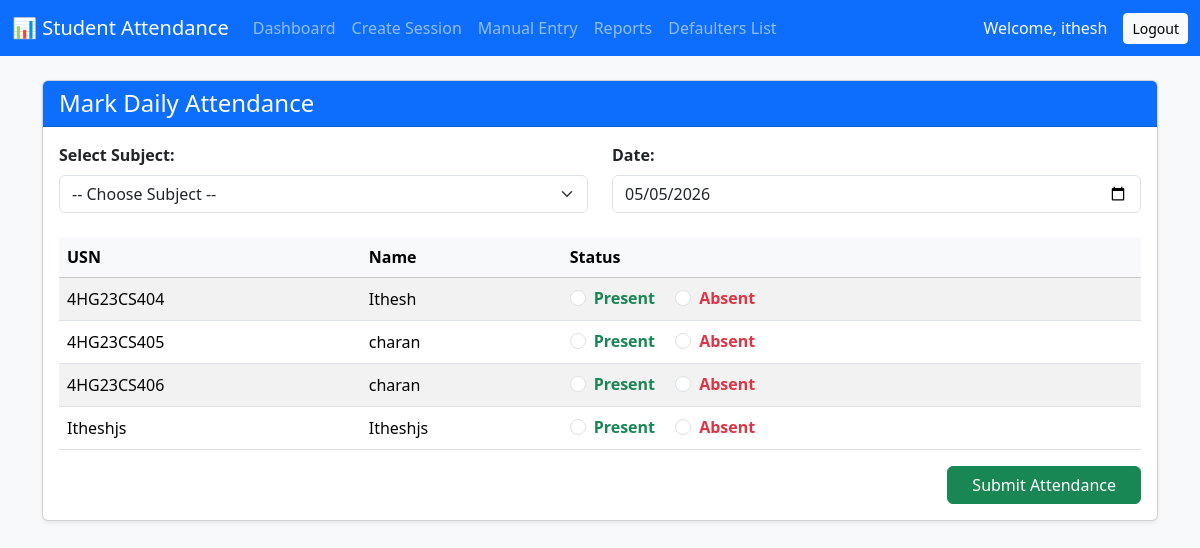
Page /mark/ (signed in) on the committed database.
### attendence/models.py (models this page shows, shortened)
class Student(models.Model):
    usn=models.CharField(max_length=20,unique=True)
    first_name=models.CharField(max_length=100)
    last_name=models.CharField(max_length=100)
    email=models.EmailField(unique=True)
    phone=models.CharField(max_length=15,unique=True,blank=True,null=True)
    department=models.CharField(max_length=50)
    semester=models.IntegerField()
    date_of_birth=models.DateField(null=True,blank=True)
    address=models.TextField(blank=True)
    profile_image=models.ImageField(upload_to='students/',null=True,blank=True)
    is_active=models.BooleanField(default=True)
    created_at=models.DateTimeField(auto_now_add=True)
    updated_at=models.DateTimeField(auto_now=True)

### attendence/views.py (the view, shortened to what this page needs)
# urls.py: path('mark/', views.mark_attendance, name='mark_attendance'),
@staff_member_required
def mark_attendance(request):
    students = Student.objects.all()
    subjects = Subject.objects.all()
    return render(request, 'mark_attendance.html', {
        'students': students,
        'subjects': subjects,
        'today': date.today().strftime('%Y-%m-%d')
    })

### attendence/templates/mark_attendance.html (shortened to what this page needs)
{% extends 'base.html' %}
{% block content %}
<div class="card shadow-sm">
    <div class="card-header bg-primary text-white">
        <h4 class="mb-0">Mark Daily Attendance</h4>
    </div>
    <div class="card-body">
        <form method="POST">
            <div class="row mb-4">
                <div class="col-md-6">
                    <label class="form-label fw-bold">Select Subject:</label>
                    <select name="subject" class="form-select" required>
                        <option value="">-- Choose Subject --</option>
                    </select>
                </div>
                <div class="col-md-6">
                    <label class="form-label fw-bold">Date:</label>
                    <input type="date" name="date" class="form-control" value="{{ today }}" required>
                </div>
            </div>
            <table class="table table-striped table-hover align-middle">
                <thead class="table-light">
                    <tr>
                        <th>USN</th>
                        <th>Name</th>
                        <th>Status</th>
                    </tr>
                </thead>
                <tbody>
                    {% for student in students %}
                    <tr>
                        <td>{{ student.usn }}</td>
                        <td>{{ student.first_name }} {{ student.last_name }}</td>
                        <td>
                            <div class="form-check form-check-inline">
                                <input class="form-check-input" type="radio" name="student_{{ student.id }}" id="present_{{ student.id }}" value="Present" required>
                                <label class="form-check-label text-success fw-bold" for="present_{{ student.id }}">Present</label>
                            </div>
                            <div class="form-check form-check-inline">
                                <input class="form-check-input" type="radio" name="student_{{ student.id }}" id="absent_{{ student.id }}" value="Absent">
                                <label class="form-check-label text-danger fw-bold" for="absent_{{ student.id }}">Absent</label>
                            </div>
                        </td>
                    </tr>
                    {% endfor %}
                </tbody>
            </table>
            <div class="text-end">
                <button type="submit" class="btn btn-success px-4">Submit Attendance</button>
            </div>
        </form>
    </div>
</div>
{% endblock %}

### attendence/templates/base.html (shortened to what this page needs)
<!DOCTYPE html>
<html lang="en">
<head>
    <link href="https://cdn.jsdelivr.net/npm/bootstrap@5.3.2/dist/css/bootstrap.min.css" rel="stylesheet">
</head>
<body>
<nav class="navbar navbar-expand-lg navbar-dark bg-primary">
  <div class="container-fluid">
    <a class="navbar-brand" href="{% url 'welcome' %}">📊 Student Attendance</a>
    <div class="collapse navbar-collapse" id="navbarNav">
      <ul class="navbar-nav me-auto">
        {% if user.is_authenticated %}
            {% if user.is_staff %}
            <li class="nav-item">
              <a class="nav-link" href="{% url 'dashboard' %}">Dashboard</a>
            </li>
            <li class="nav-item">
              <a class="nav-link" href="{% url 'create_session' %}">Create Session</a>
            </li>
            <li class="nav-item">
              <a class="nav-link" href="{% url 'mark_attendance' %}">Manual Entry</a>
            </li>
            <li class="nav-item">
              <a class="nav-link" href="{% url 'attendance_report' %}">Reports</a>
            </li>
            <li class="nav-item">
              <a class="nav-link" href="{% url 'defaulters_list' %}">Defaulters List</a>
            </li>
            {% else %}
            <li class="nav-item">
              <a class="nav-link" href="{% url 'student_portal' %}">Student Portal</a>
            </li>
            {% endif %}
        {% endif %}
      </ul>
      {% if user.is_authenticated %}
      <div class="d-flex text-light align-items-center">
        <span class="me-3">Welcome, {{ user.username }}</span>
        <form action="{% url 'logout' %}" method="post" class="m-0">
            <button type="submit" class="btn btn-sm btn-light">Logout</button>
        </form>
      </div>
      {% endif %}
    </div>
  </div>
</nav>
<div class="container mt-4">
    {% block content %}
    {% endblock content %}
</div>
</body>
</html>

### attendence/templates/base.html (style rules this page uses)
body { background-color: #f8f9fa; }

### rows in the picture
Student: usn "4HG23CS404", first_name "Ithesh"
Student: usn "4HG23CS405", first_name "charan"
Student: usn "4HG23CS406", first_name "charan"
Student: usn "Itheshjs", first_name "Itheshjs"

### other values in the picture
{{ user.username }} "ithesh"
